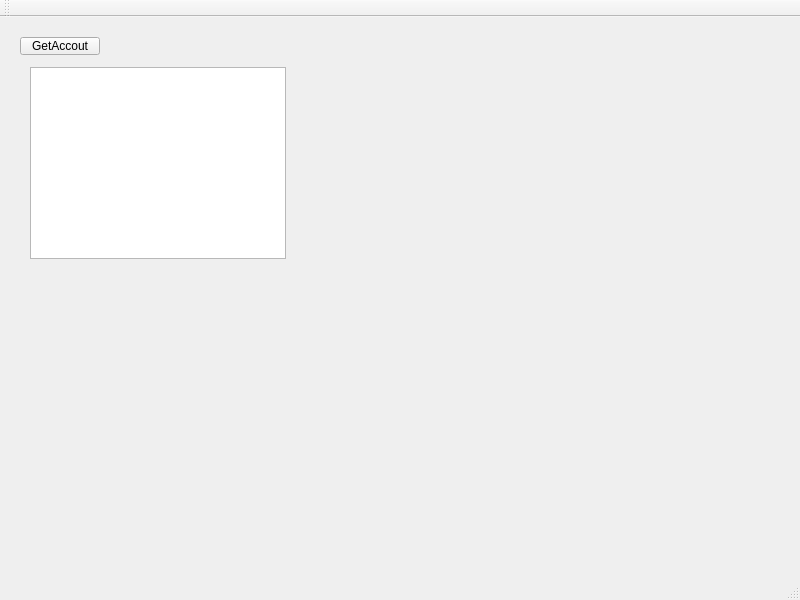
<?xml version="1.0" encoding="UTF-8"?>
<ui version="4.0">
 <class>MainWindow</class>
 <widget class="QMainWindow" name="MainWindow">
  <property name="geometry">
   <rect>
    <x>0</x>
    <y>0</y>
    <width>800</width>
    <height>600</height>
   </rect>
  </property>
  <property name="windowTitle">
   <string>MainWindow</string>
  </property>
  <widget class="QWidget" name="centralwidget">
   <widget class="QPushButton" name="pushButton">
    <property name="geometry">
     <rect>
      <x>20</x>
      <y>20</y>
      <width>80</width>
      <height>18</height>
     </rect>
    </property>
    <property name="text">
     <string>GetAccout</string>
    </property>
   </widget>
   <widget class="QTextBrowser" name="textBrowser">
    <property name="geometry">
     <rect>
      <x>30</x>
      <y>50</y>
      <width>256</width>
      <height>192</height>
     </rect>
    </property>
   </widget>
  </widget>
  <widget class="QMenuBar" name="menubar">
   <property name="geometry">
    <rect>
     <x>0</x>
     <y>0</y>
     <width>800</width>
     <height>17</height>
    </rect>
   </property>
  </widget>
  <widget class="QStatusBar" name="statusbar"/>
  <widget class="QToolBar" name="toolBar">
   <property name="windowTitle">
    <string>toolBar</string>
   </property>
   <attribute name="toolBarArea">
    <enum>TopToolBarArea</enum>
   </attribute>
   <attribute name="toolBarBreak">
    <bool>false</bool>
   </attribute>
  </widget>
 </widget>
 <resources/>
 <connections/>
</ui>
